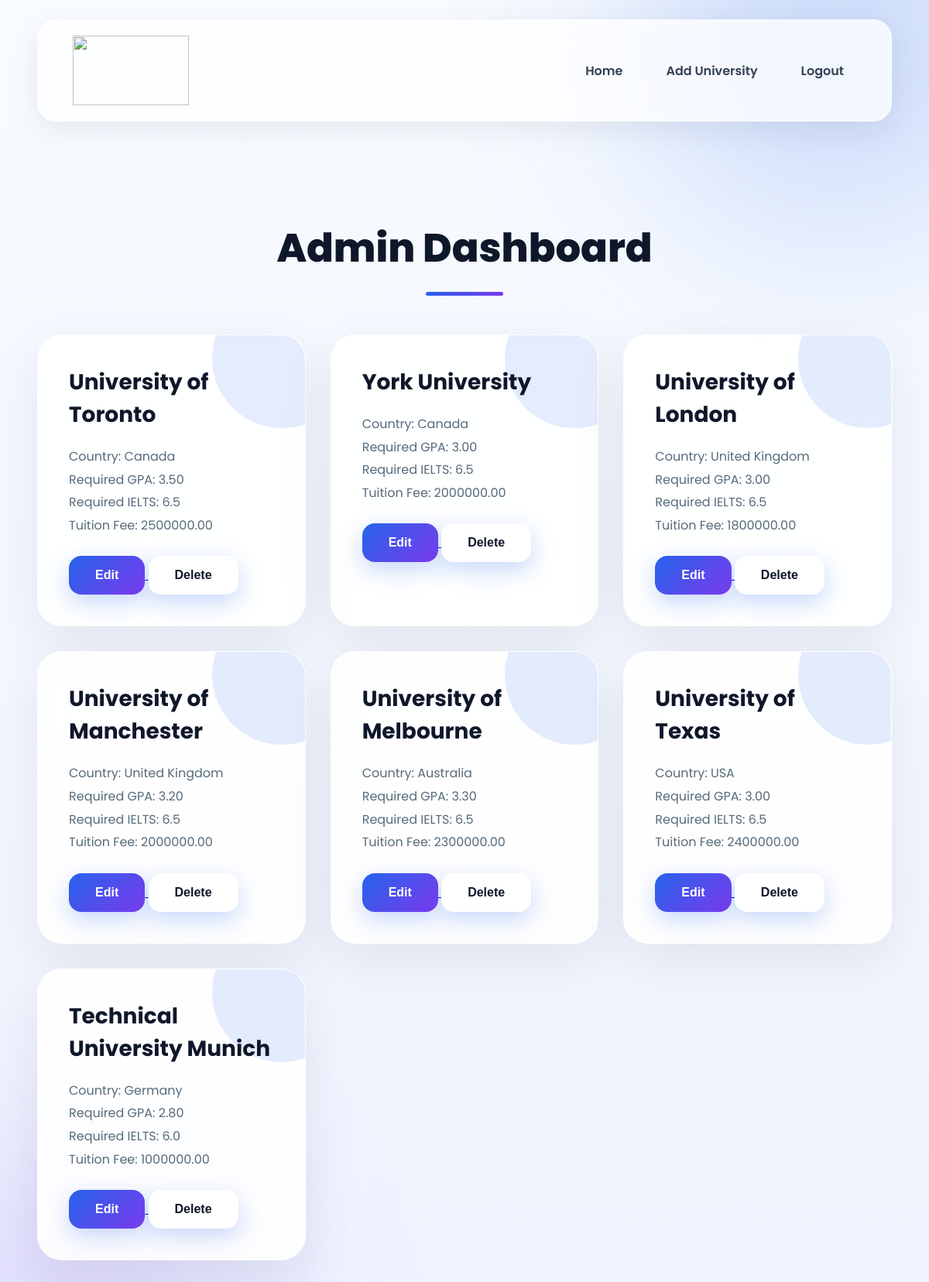
The app's page /admin_dashboard.php (signed in) with its own data.
### tables this page shows
CREATE TABLE `universities` (
  `university_id` int(11) NOT NULL,
  `country_id` int(11) DEFAULT NULL,
  `university_name` varchar(100) DEFAULT NULL,
  `required_gpa` decimal(3,2) DEFAULT NULL,
  `required_ielts` decimal(3,1) DEFAULT NULL,
  `tuition_fee` decimal(10,2) DEFAULT NULL
);

### admin_dashboard.php (the view, shortened to what this page needs)
<?php
include 'php/db.php';
$query = $conn->query("SELECT * FROM universities");
?>
<!DOCTYPE html>
<html lang="en">
<head>
<link rel="stylesheet" href="css/style.css">
</head>
<body>
<header class="navbar">
<div class="logo">
    <img src="images/logo.png">
</div>
<nav>
    <a href="index.html">
        Home
    </a>
    <a href="add_university.php">
        Add University
    </a>
    <a href="logout.php">
        Logout
    </a>
</nav>
</header>
<div class="container">
<h1 class="section-title">
    Admin Dashboard
</h1>
<div class="dashboard-grid">
<?php while($row = $query->fetch_assoc()) { ?>
<div class="dashboard-card">
<h3>
<?php echo $row['university_name']; ?>
</h3>
<p>
Country:
<?php
if($row['country_id'] == 1){
    echo "Canada";
}
elseif($row['country_id'] == 2){
    echo "United Kingdom";
}
elseif($row['country_id'] == 3){
    echo "Australia";
}
elseif($row['country_id'] == 4){
    echo "USA";
}
elseif($row['country_id'] == 5){
    echo "Germany";
}
?>
</p>
<p>
Required GPA:
<?php echo $row['required_gpa']; ?>
</p>
<p>
Required IELTS:
<?php echo $row['required_ielts']; ?>
</p>
<p>
Tuition Fee:
<?php echo $row['tuition_fee']; ?>
</p>
<br>
<a href="edit_university.php?id=<?php echo $row['university_id']; ?>">
<button>
Edit
</button>
</a>
<a href="delete_university.php?id=<?php echo $row['university_id']; ?>">
<button class="secondary-btn">
Delete
</button>
</a>
</div>
<?php } ?>
</div>
</div>
</body>
</html>

### css/style.css (style rules this page uses)
:root { --bg: #eef3ff; --surface: rgba(255,255,255,0.90); --surface-strong: rgba(255,255,255,0.98); --text: #0f172a; --muted: #556b7a; --primary: #2563eb; --primary-strong: #7c3aed; --shadow: 0 30px 80px rgba(15,23,42,0.12); }
* { margin:0; padding:0; box-sizing:border-box; }
html { scroll-behavior:smooth; }
body { font-family:'Poppins',sans-serif; background:linear-gradient(180deg, #f8fbff 0%, #eef3ff 100%); color:var(--text); overflow-x:hidden; }
body::before, body::after { content:''; position:fixed; border-radius:50%; filter:blur(120px); z-index:-1; }
body::before { width:520px; height:520px; top:-220px; right:-140px; background:rgba(37,99,235,0.2); }
body::after { width:420px; height:420px; bottom:-180px; left:-100px; background:rgba(124,58,237,0.15); }
.navbar { width:92%; max-width:1400px; min-height:85px; margin:25px auto; padding:20px 45px; display:flex; justify-content:space-between; align-items:center; position:sticky; top:0; z-index:999; border-radius:24px; background:rgba(255,255,255,0.72); backdrop-filter:blur(22px); border:1px solid rgba(255,255,255,0.4); box-shadow: 0 10px 40px rgba(15,23,42,0.08), 0 2px 10px rgba(255,255,255,0.5) inset; }
.logo { font-size:34px; font-weight:800; letter-spacing:1px; background:linear-gradient(135deg, var(--primary), var(--primary-strong)); -webkit-background-clip:text; -webkit-text-fill-color:transparent; }
.navbar nav { display:flex; gap:24px; flex-wrap:wrap; }
.navbar nav a { text-decoration:none; color:#334155; font-weight:600; font-size:16px; padding:10px 16px; border-radius:14px; transition:0.25s ease; }
button { padding:16px 34px; border:none; border-radius:16px; background:linear-gradient(135deg,#2563eb,#7c3aed); color:white; font-size:16px; font-weight:600; cursor:pointer; transition:0.35s; box-shadow:0 10px 30px rgba(37,99,235,0.25); }
.secondary-btn { background:white; color:#0f172a; }
.container { width:min(92%, 1380px); margin:auto; padding:100px 0; }
.section-title { font-size:3.2rem; text-align:center; margin-bottom:12px; font-weight:800; color:var(--text); position:relative; }
.section-title::after { content:''; width:100px; height:5px; background:linear-gradient(135deg,var(--primary),var(--primary-strong)); display:block; margin:18px auto 0; border-radius:999px; }
.dashboard-grid { display:grid; grid-template-columns:repeat(auto-fit,minmax(300px,1fr)); gap:32px; margin-top:50px; }
.dashboard-card { background:var(--surface); backdrop-filter:blur(18px); border-radius:32px; padding:40px; border:1px solid rgba(255,255,255,0.55); box-shadow:0 22px 70px rgba(15,23,42,0.08); transition:transform 0.35s ease, box-shadow 0.35s ease; position:relative; overflow:hidden; animation: fadeInUp 0.95s ease both; }
.dashboard-card::before { content:''; position:absolute; width:180px; height:180px; background:rgba(37,99,235,0.12); border-radius:50%; top:-60px; right:-60px; }
.dashboard-card h3 { font-size:1.75rem; margin-bottom:18px; color:var(--text); position:relative; z-index:2; }
.dashboard-card p { color:var(--muted); line-height:1.85; position:relative; z-index:2; }
.navbar nav a::after { display:none; }
.logo img { height:90px; width:150px; object-fit:contain; display:block; }

### records on screen
universities: university_name "University of Toronto", shows "Canada", required_gpa "3.50", required_ielts "6.5", tuition_fee "2500000.00"
universities: university_name "York University", shows "Canada", required_gpa "3.00", required_ielts "6.5", tuition_fee "2000000.00"
universities: university_name "University of London", shows "United Kingdom", required_gpa "3.00", required_ielts "6.5", tuition_fee "1800000.00"
universities: university_name "University of Manchester", shows "United Kingdom", required_gpa "3.20", required_ielts "6.5", tuition_fee "2000000.00"
universities: university_name "University of Melbourne", shows "Australia", required_gpa "3.30", required_ielts "6.5", tuition_fee "2300000.00"
universities: university_name "University of Texas", shows "USA", required_gpa "3.00", required_ielts "6.5", tuition_fee "2400000.00"
universities: university_name "Technical University Munich", shows "Germany", required_gpa "2.80", required_ielts "6.0", tuition_fee "1000000.00"
